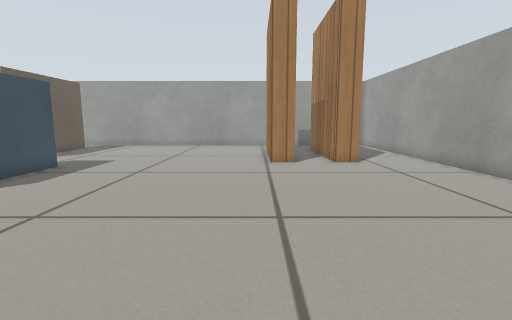
View 1 (above)

16 first-person views from a walk through a robot-simulator world made for Gazebo. The camera is 0.39 m above the floor, tilts 8° down and sees 85° across. The floor is counted in squares, 0.2 m on a side. Each view is taken from the middle of a square. On the plan, view 1 faces up. The plan holds only what a view shows up to about 16 squares ahead; the rest is blank. Gazebo's built-in surfaces are drawn with simple patterns.

View 2
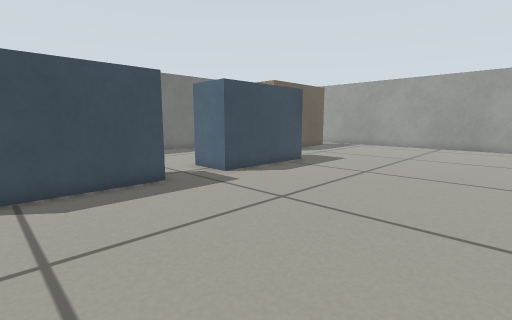

View 3
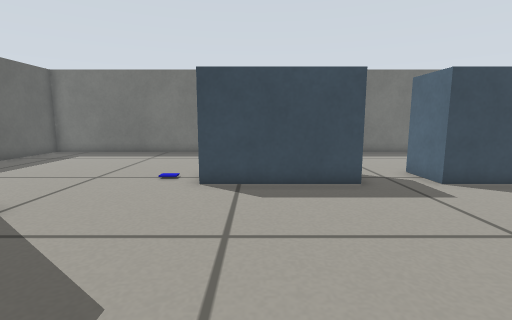

View 4
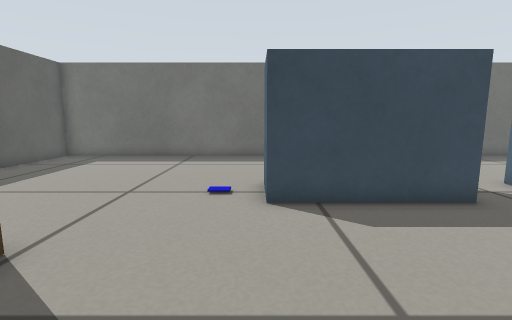

View 5
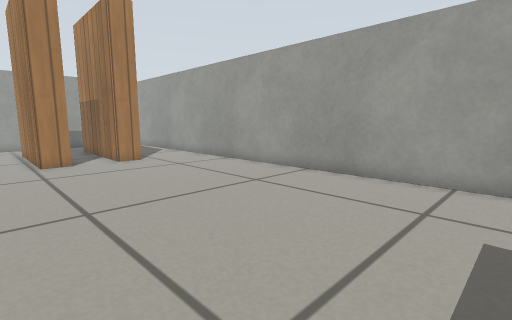

View 6
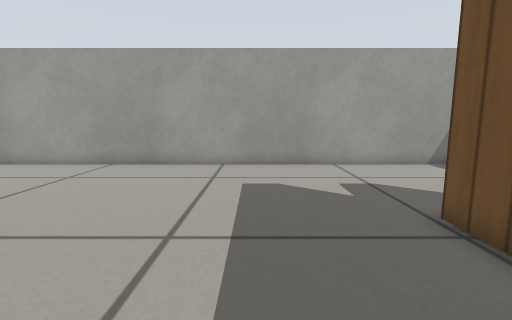

View 7
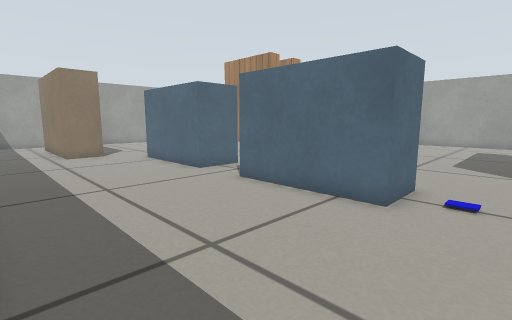

View 8
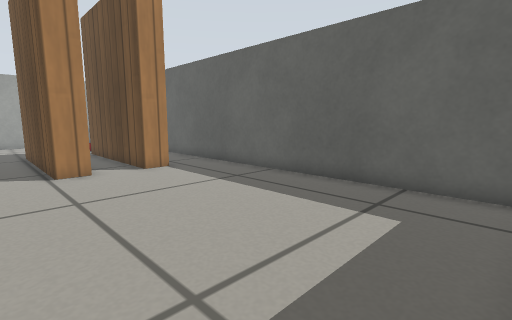

View 9
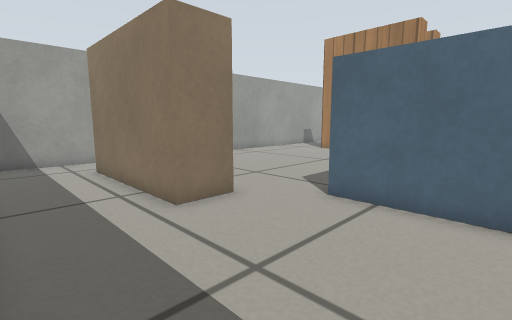

View 10
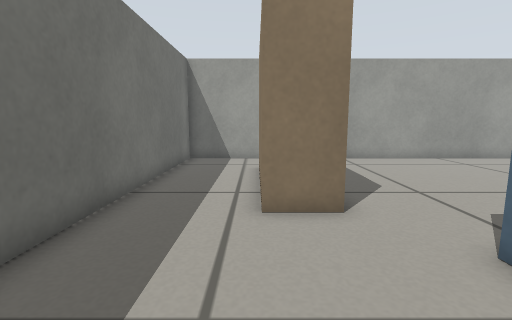

View 11
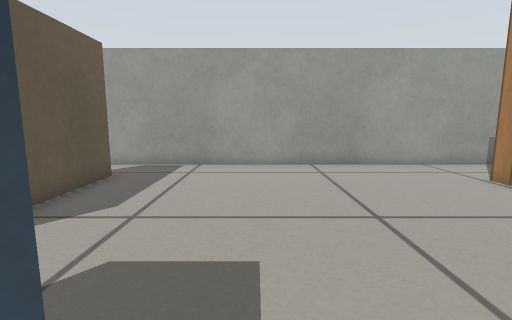

View 12
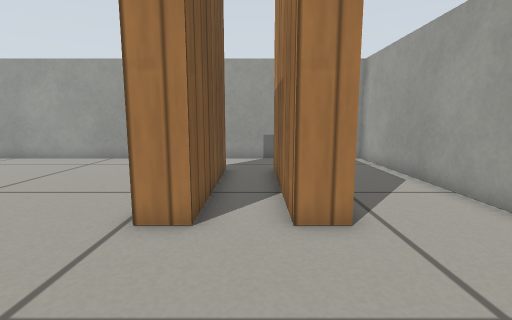

View 13
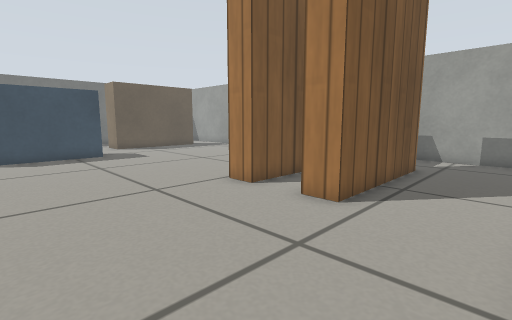

View 14
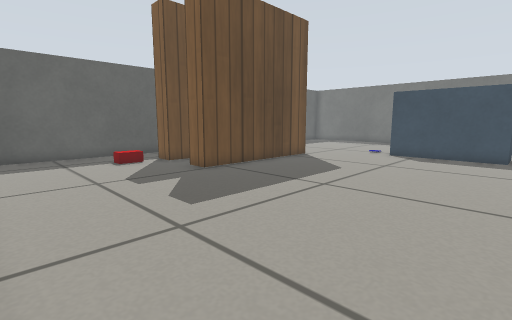

View 15
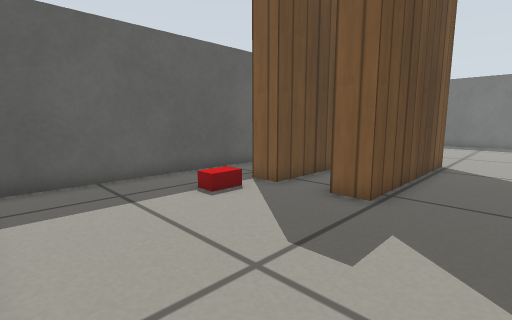

View 16
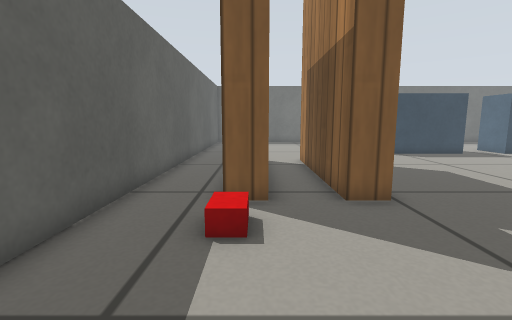

### Floor plan
Key: @ floor where view 1 was taken; # wall or solid block; . floor; C counter; B blue box.
Columns run from 18 left of view 1 to 9 right of it. Each row starts with its distance up from view 1.
 23 ############################
 22 #..........................#
 21 #..........................#
 20 #.... .....................#
 19 #...C C............##.##...#
 18 #...C C............##.##...#
 17 #...C C............##.##...#
 16 #...C C............##.##...#
 15 #...C C............##.##...#
 14 #...CCC............##.##...#
 13 #..................##.##...#
 12 #.......BB.................#
 11  .......BB.................#
 10   ......BB.................#
  9  .......BB.................#
  8  .......BB.................#
  7  .......BB.................#
  6  ..........................#
  5  ..........................#
  4  .......BB.................#
  3  .......BB.................#
  2  .......BB.................#
  1  .......BB.................#
  0  .......BB........@........#
 -1 #.......BB.................#
 -2 #..........................#
 -3 #..........................#
 -4 #..........................#
 -5 #............#######.......#
 -6 #............#######.......#
 -7 #..........................#
 -8 #............#######.......#
 -9 #............#     #.......#
-10 #..........................#
-11 #..........................
-12 ###########################

Positions as (right, up) in squares from view 1, and headings:
1: (0, 0), facing up
2: (0, 0), facing up-left
3: (0, 1), facing left
4: (-2, -1), facing left
5: (-1, -1), facing up-right
6: (-4, -1), facing right
7: (-17, -3), facing up-right
8: (-17, -3), facing down-right
9: (-17, 8), facing up-right
10: (-14, 8), facing up
11: (-7, 10), facing up
12: (3, 8), facing up
13: (8, 7), facing up-left
14: (8, 5), facing down-left
15: (8, -2), facing down-left
16: (8, -8), facing left
